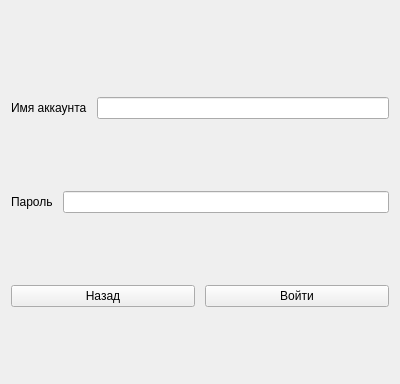
<?xml version="1.0" encoding="UTF-8"?>
<ui version="4.0">
 <class>Form</class>
 <widget class="QWidget" name="Form">
  <property name="geometry">
   <rect>
    <x>0</x>
    <y>0</y>
    <width>400</width>
    <height>384</height>
   </rect>
  </property>
  <property name="windowTitle">
   <string>Form</string>
  </property>
  <layout class="QVBoxLayout" name="verticalLayout">
   <item>
    <layout class="QHBoxLayout" name="imgLayout">
     <item>
      <spacer name="horizontalSpacer">
       <property name="orientation">
        <enum>Qt::Horizontal</enum>
       </property>
       <property name="sizeHint" stdset="0">
        <size>
         <width>40</width>
         <height>20</height>
        </size>
       </property>
      </spacer>
     </item>
     <item>
      <spacer name="horizontalSpacer_2">
       <property name="orientation">
        <enum>Qt::Horizontal</enum>
       </property>
       <property name="sizeHint" stdset="0">
        <size>
         <width>40</width>
         <height>20</height>
        </size>
       </property>
      </spacer>
     </item>
    </layout>
   </item>
   <item>
    <layout class="QHBoxLayout" name="horizontalLayout">
     <property name="spacing">
      <number>10</number>
     </property>
     <item>
      <widget class="QLabel" name="label">
       <property name="text">
        <string>Имя аккаунта</string>
       </property>
      </widget>
     </item>
     <item>
      <widget class="QLineEdit" name="username_edit"/>
     </item>
    </layout>
   </item>
   <item>
    <layout class="QHBoxLayout" name="horizontalLayout_2">
     <property name="spacing">
      <number>10</number>
     </property>
     <item>
      <widget class="QLabel" name="label_2">
       <property name="text">
        <string>Пароль</string>
       </property>
      </widget>
     </item>
     <item>
      <widget class="QLineEdit" name="password_edit"/>
     </item>
    </layout>
   </item>
   <item>
    <layout class="QHBoxLayout" name="horizontalLayout_3">
     <property name="spacing">
      <number>10</number>
     </property>
     <item>
      <widget class="QPushButton" name="back_button">
       <property name="text">
        <string>Назад</string>
       </property>
      </widget>
     </item>
     <item>
      <widget class="QPushButton" name="login_button">
       <property name="text">
        <string>Войти</string>
       </property>
      </widget>
     </item>
    </layout>
   </item>
  </layout>
 </widget>
 <resources/>
 <connections/>
</ui>
